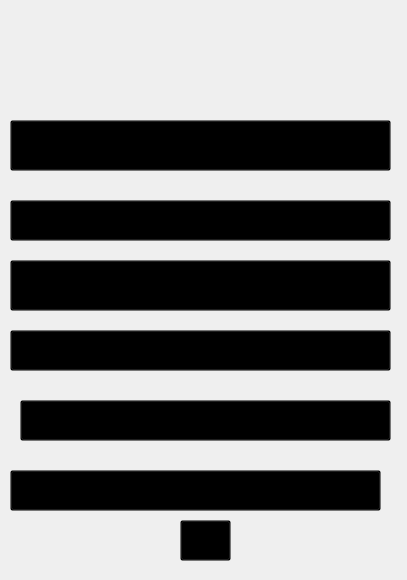
<?xml version="1.0" encoding="UTF-8"?>
<ui version="4.0">
 <class>MainWindow</class>
 <widget class="QMainWindow" name="MainWindow">
  <property name="geometry">
   <rect>
    <x>0</x>
    <y>0</y>
    <width>407</width>
    <height>580</height>
   </rect>
  </property>
  <property name="windowTitle">
   <string>Variação metais</string>
  </property>
  <widget class="QWidget" name="centralwidget">
   <widget class="QLabel" name="label">
    <property name="geometry">
     <rect>
      <x>0</x>
      <y>0</y>
      <width>411</width>
      <height>581</height>
     </rect>
    </property>
    <property name="text">
     <string/>
    </property>
    <property name="pixmap">
     <pixmap>../imagens/tela_variacao.png</pixmap>
    </property>
    <property name="scaledContents">
     <bool>true</bool>
    </property>
   </widget>
   <widget class="QPushButton" name="Button_home">
    <property name="geometry">
     <rect>
      <x>180</x>
      <y>520</y>
      <width>51</width>
      <height>41</height>
     </rect>
    </property>
    <property name="cursor">
     <cursorShape>PointingHandCursor</cursorShape>
    </property>
    <property name="styleSheet">
     <string notr="true">background-color: rgba(0, 0, 0, 0);</string>
    </property>
    <property name="text">
     <string/>
    </property>
   </widget>
   <widget class="QPushButton" name="btn_cobre">
    <property name="geometry">
     <rect>
      <x>10</x>
      <y>120</y>
      <width>381</width>
      <height>51</height>
     </rect>
    </property>
    <property name="cursor">
     <cursorShape>PointingHandCursor</cursorShape>
    </property>
    <property name="styleSheet">
     <string notr="true">background-color: rgba(0, 0, 0, 0);</string>
    </property>
    <property name="text">
     <string/>
    </property>
   </widget>
   <widget class="QPushButton" name="btn_zinco">
    <property name="geometry">
     <rect>
      <x>10</x>
      <y>200</y>
      <width>381</width>
      <height>41</height>
     </rect>
    </property>
    <property name="cursor">
     <cursorShape>PointingHandCursor</cursorShape>
    </property>
    <property name="styleSheet">
     <string notr="true">background-color: rgba(0, 0, 0, 0);</string>
    </property>
    <property name="text">
     <string/>
    </property>
   </widget>
   <widget class="QPushButton" name="btn_aluminio">
    <property name="geometry">
     <rect>
      <x>10</x>
      <y>260</y>
      <width>381</width>
      <height>51</height>
     </rect>
    </property>
    <property name="cursor">
     <cursorShape>PointingHandCursor</cursorShape>
    </property>
    <property name="styleSheet">
     <string notr="true">background-color: rgba(0, 0, 0, 0);</string>
    </property>
    <property name="text">
     <string/>
    </property>
   </widget>
   <widget class="QPushButton" name="btn_chumbo">
    <property name="geometry">
     <rect>
      <x>10</x>
      <y>330</y>
      <width>381</width>
      <height>41</height>
     </rect>
    </property>
    <property name="cursor">
     <cursorShape>PointingHandCursor</cursorShape>
    </property>
    <property name="styleSheet">
     <string notr="true">background-color: rgba(0, 0, 0, 0);</string>
    </property>
    <property name="text">
     <string/>
    </property>
   </widget>
   <widget class="QPushButton" name="btn_estanho">
    <property name="geometry">
     <rect>
      <x>20</x>
      <y>400</y>
      <width>371</width>
      <height>41</height>
     </rect>
    </property>
    <property name="cursor">
     <cursorShape>PointingHandCursor</cursorShape>
    </property>
    <property name="styleSheet">
     <string notr="true">background-color: rgba(0, 0, 0, 0);</string>
    </property>
    <property name="text">
     <string/>
    </property>
   </widget>
   <widget class="QPushButton" name="btn_niquel">
    <property name="geometry">
     <rect>
      <x>10</x>
      <y>470</y>
      <width>371</width>
      <height>41</height>
     </rect>
    </property>
    <property name="cursor">
     <cursorShape>PointingHandCursor</cursorShape>
    </property>
    <property name="styleSheet">
     <string notr="true">background-color: rgba(0, 0, 0, 0);</string>
    </property>
    <property name="text">
     <string/>
    </property>
   </widget>
  </widget>
 </widget>
 <resources/>
 <connections/>
</ui>
